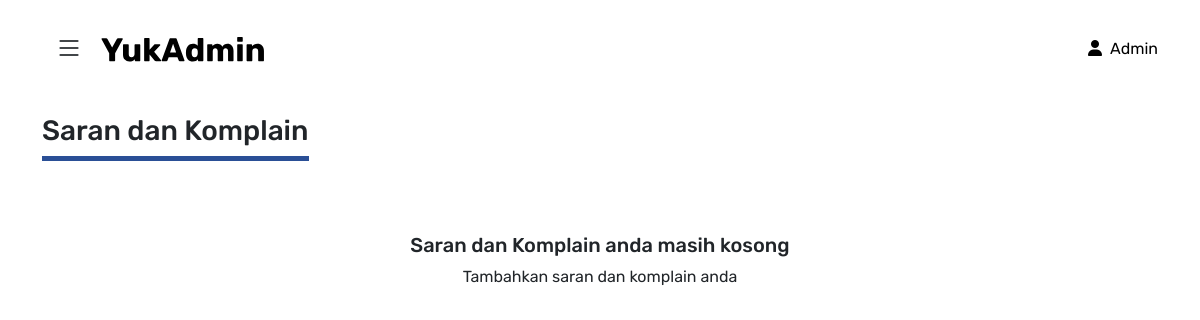
Before: /admin/saran-komplain.php (signed in) with the older database file.
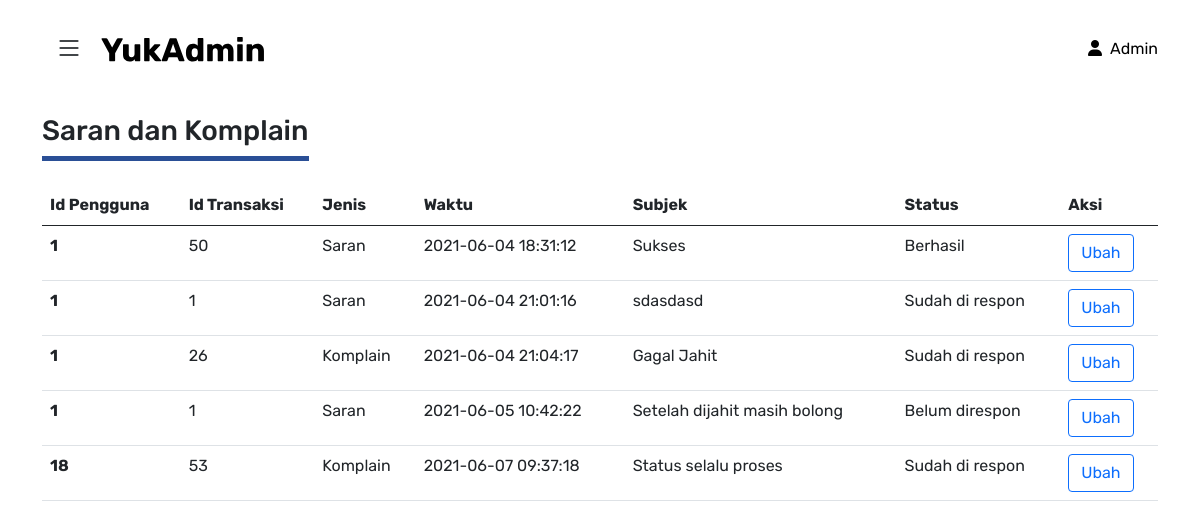
After: the same page with the newer database file.
### tables this page shows
CREATE TABLE `saran_komplain` (
  `id` int(11) NOT NULL,
  `id_pengguna` int(11) NOT NULL,
  `id_transaksi` int(11) NOT NULL,
  `jenis` varchar(20) NOT NULL,
  `waktu` datetime NOT NULL,
  `subyek` varchar(50) NOT NULL,
  `pesan` varchar(500) NOT NULL,
  `statusPesan` varchar(30) NOT NULL,
  `responPesan` varchar(500) DEFAULT NULL
);

### admin/saran-komplain.php (the view, shortened to what this page needs)
<?php
include "../server/connection.php";
$query_getsaran = mysqli_query($connect, "SELECT * FROM saran_komplain");
$data_countgetsaran = mysqli_num_rows($query_getsaran);
if (empty($_SESSION['email']) and empty($_SESSION['status'])) {
    header("location: ../login.php");
} else if ($_SESSION['email'] != "admin@yukadmin.com") {
    header("location: ../login.php");
} else if ($_SESSION['email'] == "admin@yukadmin.com") {
?>
<!DOCTYPE html>
<html lang="en">
<head>
    <?php
    include "assets/components/header.php"
    ?>
    <link rel="stylesheet" href="assets/css/style.css">
</head>
<body>
    <?php
    include "assets/components/navbar.php"
    ?>
    <div class="container">
        <div class="row mb-4">
            <div class="col">
                <div class="heading">
                    <h3>Saran dan Komplain</h3>
                </div>
            </div>
            <div class="col">
            </div>
        </div>
        <table class="table mb-5">
            <?php
            if ($data_countgetsaran == 0) {
                echo "<div class='text-center py-5'>";
                echo "<h5>Saran dan Komplain anda masih kosong</h5>";
                echo "<p>Tambahkan saran dan komplain anda</p>";
                echo "</div>";
            } else {
            ?>
                <thead>
                    <tr>
                        <th scope="col">Id Pengguna</th>
                        <th scope="col">Id Transaksi</th>
                        <th scope="col">Jenis</th>
                        <th scope="col">Waktu</th>
                        <th scope="col">Subjek</th>
                        <th scope="col">Status</th>
                        <th scope="col">Aksi</th>
                    </tr>
                </thead>
                <tbody>
                <?php
                $nomor = 0;
                while ($data_getsaran = mysqli_fetch_array($query_getsaran)) {
                    echo "<tr>";
                    echo "<th scope=row>$data_getsaran[id_pengguna]</th>";
                    echo "<td>$data_getsaran[id_transaksi]</td>";
                    echo "<td>$data_getsaran[jenis]</td>";
                    echo "<td>$data_getsaran[waktu]</td>";
                    echo "<td>$data_getsaran[subyek]</td>";
                    echo "<td>$data_getsaran[statusPesan]</td>";
                    echo "<td>
                    <button type='button' class='btn btn-outline-primary' data-bs-toggle='modal' data-bs-target='#exampleModal$nomor'>Ubah</button>
                    </td>";
                    echo "</tr>";
                    $nomor++;
                }
            }
                ?>
                </tbody>
        </table>
    </div>
</body>
</html>
<?php
}
?>

Changed rows visible on the page:
added saran_komplain: id_pengguna "1", id_transaksi "50", jenis "Saran", waktu "2021-06-04 18:31:12", subyek "Sukses", statusPesan "Berhasil"
added saran_komplain: id_pengguna "1", id_transaksi "1", jenis "Saran", waktu "2021-06-04 21:01:16", subyek "sdasdasd", statusPesan "Sudah di respon"
added saran_komplain: id_pengguna "1", id_transaksi "26", jenis "Komplain", waktu "2021-06-04 21:04:17", subyek "Gagal Jahit", statusPesan "Sudah di respon"
added saran_komplain: id_pengguna "1", id_transaksi "1", jenis "Saran", waktu "2021-06-05 10:42:22", subyek "Setelah dijahit masih bolong", statusPesan "Belum direspon"
added saran_komplain: id_pengguna "18", id_transaksi "53", jenis "Komplain", waktu "2021-06-07 09:37:18", subyek "Status selalu proses", statusPesan "Sudah di respon"
Other visible differences:
text no longer shown: "Saran dan Komplain anda masih kosong Tambahkan saran dan komplain anda"
text now shown: "Id Pengguna Id Transaksi Jenis Waktu Subjek Status Aksi"
